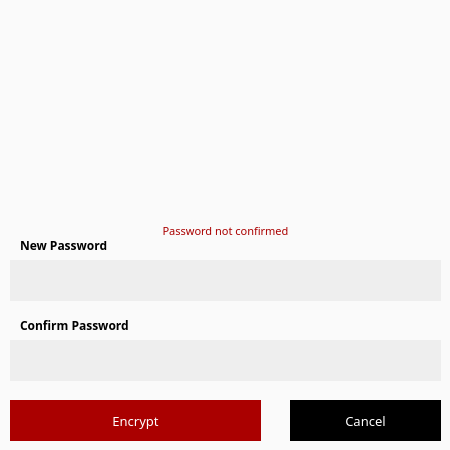
<?xml version="1.0" encoding="UTF-8"?>
<ui version="4.0">
 <class>NewPasswordDialog</class>
 <widget class="QDialog" name="NewPasswordDialog">
  <property name="geometry">
   <rect>
    <x>0</x>
    <y>0</y>
    <width>450</width>
    <height>450</height>
   </rect>
  </property>
  <property name="sizePolicy">
   <sizepolicy hsizetype="Fixed" vsizetype="Fixed">
    <horstretch>0</horstretch>
    <verstretch>0</verstretch>
   </sizepolicy>
  </property>
  <property name="windowTitle">
   <string>Enter password</string>
  </property>
  <property name="styleSheet">
   <string notr="true">background-color: #1b1b1b; color: #9b8b27;
border: 0px;</string>
  </property>
  <layout class="QGridLayout" name="gridLayout">
   <property name="leftMargin">
    <number>0</number>
   </property>
   <property name="topMargin">
    <number>0</number>
   </property>
   <property name="rightMargin">
    <number>0</number>
   </property>
   <property name="bottomMargin">
    <number>0</number>
   </property>
   <item row="0" column="0" colspan="2">
    <widget class="QGroupBox" name="groupBox">
     <property name="styleSheet">
      <string notr="true">border: 0px;
color: rgb(0, 0, 0);
background-color: rgb(250, 250, 250);
font-family: Poppins;</string>
     </property>
     <property name="title">
      <string/>
     </property>
     <widget class="QLabel" name="label_3">
      <property name="geometry">
       <rect>
        <x>10</x>
        <y>0</y>
        <width>431</width>
        <height>231</height>
       </rect>
      </property>
      <property name="font">
       <font>
        <family>Poppins</family>
        <pointsize>15</pointsize>
       </font>
      </property>
      <property name="styleSheet">
       <string notr="true">image: url(:/icons/images/lockw.png);</string>
      </property>
      <property name="text">
       <string/>
      </property>
      <property name="alignment">
       <set>Qt::AlignCenter</set>
      </property>
     </widget>
     <widget class="QLabel" name="label">
      <property name="geometry">
       <rect>
        <x>20</x>
        <y>230</y>
        <width>121</width>
        <height>31</height>
       </rect>
      </property>
      <property name="sizePolicy">
       <sizepolicy hsizetype="Maximum" vsizetype="Preferred">
        <horstretch>0</horstretch>
        <verstretch>0</verstretch>
       </sizepolicy>
      </property>
      <property name="minimumSize">
       <size>
        <width>0</width>
        <height>25</height>
       </size>
      </property>
      <property name="font">
       <font>
        <family>Poppins</family>
        <pointsize>9</pointsize>
       </font>
      </property>
      <property name="styleSheet">
       <string notr="true">color: rgb(0, 0, 0);</string>
      </property>
      <property name="text">
       <string>&lt;html&gt;&lt;head/&gt;&lt;body&gt;&lt;p&gt;&lt;span style=&quot; font-weight:600;&quot;&gt;New Password&lt;/span&gt;&lt;/p&gt;&lt;/body&gt;&lt;/html&gt;</string>
      </property>
     </widget>
     <widget class="QLineEdit" name="m_passwordEdit">
      <property name="geometry">
       <rect>
        <x>10</x>
        <y>260</y>
        <width>431</width>
        <height>41</height>
       </rect>
      </property>
      <property name="sizePolicy">
       <sizepolicy hsizetype="Expanding" vsizetype="Fixed">
        <horstretch>0</horstretch>
        <verstretch>0</verstretch>
       </sizepolicy>
      </property>
      <property name="minimumSize">
       <size>
        <width>0</width>
        <height>31</height>
       </size>
      </property>
      <property name="font">
       <font>
        <family>Poppins</family>
        <pointsize>11</pointsize>
        <weight>50</weight>
        <italic>false</italic>
        <bold>false</bold>
       </font>
      </property>
      <property name="styleSheet">
       <string notr="true">padding: 3px; border: 0px; 
background-color: rgb(238, 238, 238);
color: rgb(0, 0, 0);
font-family: Poppins;
font: 11pt;</string>
      </property>
      <property name="echoMode">
       <enum>QLineEdit::Password</enum>
      </property>
     </widget>
     <widget class="QLabel" name="label_2">
      <property name="geometry">
       <rect>
        <x>20</x>
        <y>310</y>
        <width>161</width>
        <height>31</height>
       </rect>
      </property>
      <property name="sizePolicy">
       <sizepolicy hsizetype="Maximum" vsizetype="Preferred">
        <horstretch>0</horstretch>
        <verstretch>0</verstretch>
       </sizepolicy>
      </property>
      <property name="minimumSize">
       <size>
        <width>0</width>
        <height>25</height>
       </size>
      </property>
      <property name="font">
       <font>
        <family>Poppins</family>
        <pointsize>9</pointsize>
       </font>
      </property>
      <property name="styleSheet">
       <string notr="true">color: rgb(0, 0, 0);</string>
      </property>
      <property name="text">
       <string>&lt;html&gt;&lt;head/&gt;&lt;body&gt;&lt;p&gt;&lt;span style=&quot; font-weight:600;&quot;&gt;Confirm Password&lt;/span&gt;&lt;/p&gt;&lt;/body&gt;&lt;/html&gt;</string>
      </property>
     </widget>
     <widget class="QLineEdit" name="m_passwordConfirmationEdit">
      <property name="geometry">
       <rect>
        <x>10</x>
        <y>340</y>
        <width>431</width>
        <height>41</height>
       </rect>
      </property>
      <property name="minimumSize">
       <size>
        <width>0</width>
        <height>31</height>
       </size>
      </property>
      <property name="font">
       <font>
        <family>Poppins</family>
        <pointsize>11</pointsize>
        <weight>50</weight>
        <italic>false</italic>
        <bold>false</bold>
       </font>
      </property>
      <property name="styleSheet">
       <string notr="true">padding: 3px; border: 0px; 
background-color: rgb(238, 238, 238);
color: rgb(0, 0, 0);
font-family: Poppins;
font: 11pt;</string>
      </property>
      <property name="echoMode">
       <enum>QLineEdit::Password</enum>
      </property>
     </widget>
     <widget class="QLabel" name="m_errorLabel">
      <property name="geometry">
       <rect>
        <x>70</x>
        <y>220</y>
        <width>311</width>
        <height>21</height>
       </rect>
      </property>
      <property name="font">
       <font>
        <family>Poppins</family>
        <pointsize>-1</pointsize>
        <weight>50</weight>
        <italic>false</italic>
        <bold>false</bold>
       </font>
      </property>
      <property name="styleSheet">
       <string notr="true"> font: 11px; font-family: Poppins; border-right: 0px;
color: rgb(170, 0, 0);</string>
      </property>
      <property name="text">
       <string>Password not confirmed</string>
      </property>
      <property name="alignment">
       <set>Qt::AlignCenter</set>
      </property>
     </widget>
     <widget class="QPushButton" name="m_okButton">
      <property name="enabled">
       <bool>false</bool>
      </property>
      <property name="geometry">
       <rect>
        <x>10</x>
        <y>400</y>
        <width>251</width>
        <height>41</height>
       </rect>
      </property>
      <property name="minimumSize">
       <size>
        <width>131</width>
        <height>31</height>
       </size>
      </property>
      <property name="font">
       <font>
        <family>Poppins</family>
        <pointsize>-1</pointsize>
       </font>
      </property>
      <property name="cursor">
       <cursorShape>PointingHandCursor</cursorShape>
      </property>
      <property name="styleSheet">
       <string notr="true">color: rgb(255, 255, 255);
background-color: rgb(170, 0, 0);
font-size: 13px;
font-family: Poppins;</string>
      </property>
      <property name="text">
       <string>Encrypt</string>
      </property>
      <property name="default">
       <bool>true</bool>
      </property>
     </widget>
     <widget class="QPushButton" name="m_cancelButton">
      <property name="geometry">
       <rect>
        <x>290</x>
        <y>400</y>
        <width>151</width>
        <height>41</height>
       </rect>
      </property>
      <property name="minimumSize">
       <size>
        <width>131</width>
        <height>31</height>
       </size>
      </property>
      <property name="font">
       <font>
        <family>Poppins</family>
        <pointsize>-1</pointsize>
       </font>
      </property>
      <property name="cursor">
       <cursorShape>PointingHandCursor</cursorShape>
      </property>
      <property name="styleSheet">
       <string notr="true">color: rgb(255, 255, 255);
background-color: rgb(0, 0, 0);
font-size: 13px;
font-family: Poppins;</string>
      </property>
      <property name="text">
       <string>Cancel</string>
      </property>
     </widget>
     <zorder>label_3</zorder>
     <zorder>label</zorder>
     <zorder>m_passwordEdit</zorder>
     <zorder>label_2</zorder>
     <zorder>m_passwordConfirmationEdit</zorder>
     <zorder>m_okButton</zorder>
     <zorder>m_cancelButton</zorder>
     <zorder>m_errorLabel</zorder>
    </widget>
   </item>
  </layout>
 </widget>
 <resources/>
 <connections>
  <connection>
   <sender>m_okButton</sender>
   <signal>clicked()</signal>
   <receiver>NewPasswordDialog</receiver>
   <slot>accept()</slot>
   <hints>
    <hint type="sourcelabel">
     <x>147</x>
     <y>102</y>
    </hint>
    <hint type="destinationlabel">
     <x>147</x>
     <y>63</y>
    </hint>
   </hints>
  </connection>
  <connection>
   <sender>m_cancelButton</sender>
   <signal>clicked()</signal>
   <receiver>NewPasswordDialog</receiver>
   <slot>reject()</slot>
   <hints>
    <hint type="sourcelabel">
     <x>241</x>
     <y>102</y>
    </hint>
    <hint type="destinationlabel">
     <x>147</x>
     <y>63</y>
    </hint>
   </hints>
  </connection>
  <connection>
   <sender>m_passwordEdit</sender>
   <signal>textChanged(QString)</signal>
   <receiver>NewPasswordDialog</receiver>
   <slot>checkPassword(QString)</slot>
   <hints>
    <hint type="sourcelabel">
     <x>206</x>
     <y>25</y>
    </hint>
    <hint type="destinationlabel">
     <x>168</x>
     <y>64</y>
    </hint>
   </hints>
  </connection>
  <connection>
   <sender>m_passwordConfirmationEdit</sender>
   <signal>textChanged(QString)</signal>
   <receiver>NewPasswordDialog</receiver>
   <slot>checkPassword(QString)</slot>
   <hints>
    <hint type="sourcelabel">
     <x>206</x>
     <y>64</y>
    </hint>
    <hint type="destinationlabel">
     <x>168</x>
     <y>64</y>
    </hint>
   </hints>
  </connection>
 </connections>
 <slots>
  <slot>checkPassword(QString)</slot>
 </slots>
</ui>
